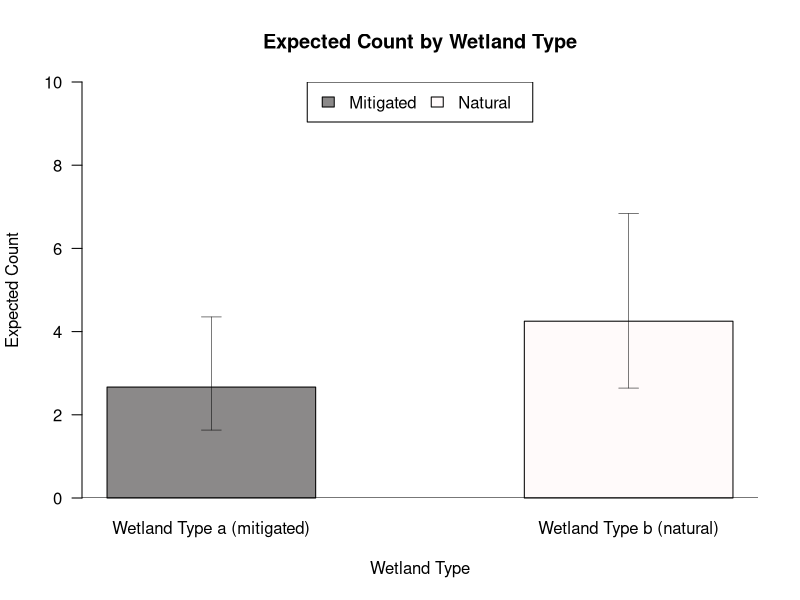
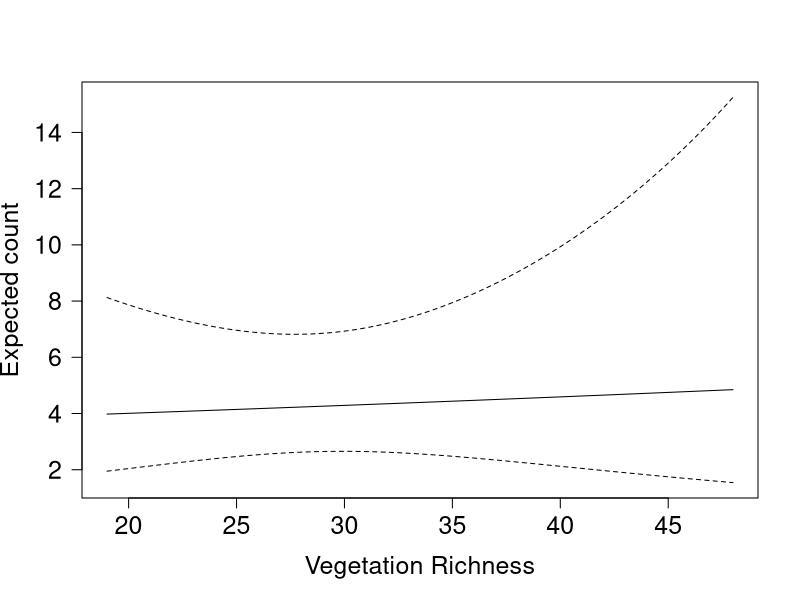

R code for these plots, in order:
## ---- chunk 1

data <- read.csv("quant_data.csv")
fit <- glm(richness ~ wet_type, family = poisson, data = data) # just wetland type

nd2 <- data.frame(
  veg_rich = rep(mean(data$veg_rich, times = 2)), 
  wet_type = factor(x = c('a', 'b'))
)

prd <- predict.glm(object = fit, newdata = nd2, type = 'link', se.fit = T) #expected count
low <- exp(prd$fit - qnorm(0.975) * prd$se.fit) # +95%
high <- exp(prd$fit + qnorm(0.975) * prd$se.fit) # -95%


wet <- exp(prd$fit) 

par(las = 1)
willthiswork = barplot(wet, ylim = c(0, 10), 
        names.arg = c("Wetland Type a (mitigated)", "Wetland Type b (natural)"), 
        col = c("snow4", "snow"), space = c(0.1, 1), 
        ylab = "Expected Count", xlab = "Wetland Type", 
        beside = T)
abline(h = 0)
legend("top", horiz = T, c("Mitigated", "Natural"), fill = c("snow4", "snow"), bty = "y")
title(main = "Expected Count by Wetland Type")
arrows(x0 = willthiswork, y0 = high, x1 = willthiswork, y1 = low, 
       angle = 90, code = 3, length = 0.1, lwd = 0.5)

## ---- chunk 2
data <- read.csv("quant_data.csv")
fit2 <- glm(richness ~  wet_type + veg_rich , family = poisson, data = data) # wetland type AND vegetation

nd <- data.frame(
  veg_rich = seq(min(data$veg_rich), max(data$veg_rich), length.out = 100),
  wet_type = factor(x = rep('b', times = 100),
  levels = c('a', 'b'))
)


prd <- predict.glm(object = fit2, newdata = nd, type = 'link', se.fit = T) #expected count
low <- exp(prd$fit - qnorm(0.975) * prd$se.fit) # +95%
high <- exp(prd$fit + qnorm(0.975) * prd$se.fit) # -95%


plot(y = exp(prd$fit), x = nd$veg_rich, xlab = 'Vegetation Richness',
  ylab = 'Expected count', cex.axis = 1.5, cex.lab = 1.5,
  ylim = c(min(low), max(high)), type = 'l')
lines(x = nd$veg_rich, y = low, lty = 2)
lines(x = nd$veg_rich, y = high, lty = 2)
